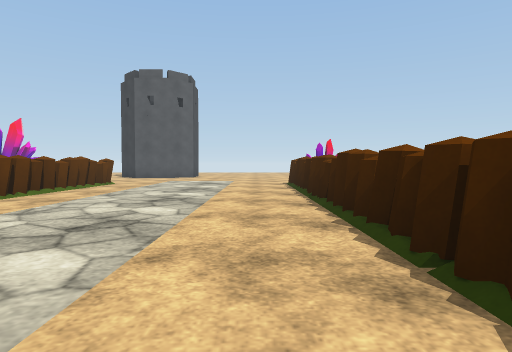
[1] (above)

15 first-person views from a walk through a Unity game level. The camera is 0.72 m above the floor, tilts 2° down and sees 75° across. The floor is counted in squares, 1 m on a side. Each view is taken from the middle of a square. On the plan, view 1 faces up. The plan holds only what a view shows up to about 10 squares ahead; the rest is blank. The place goes on beyond the plan. Some surface patterns are stand-ins.

[2]
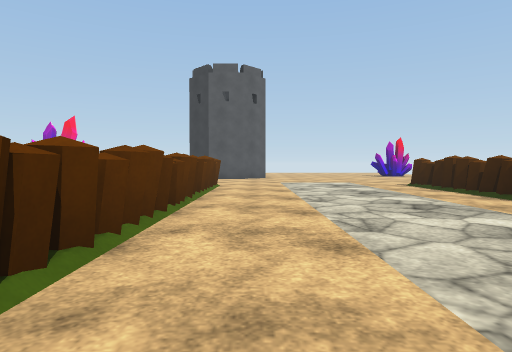

[3]
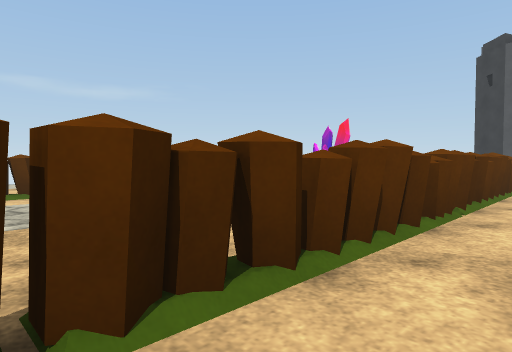

[4]
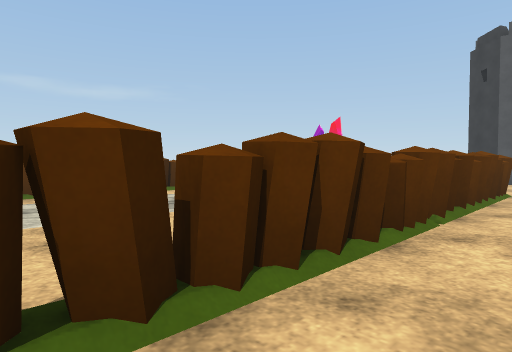

[5]
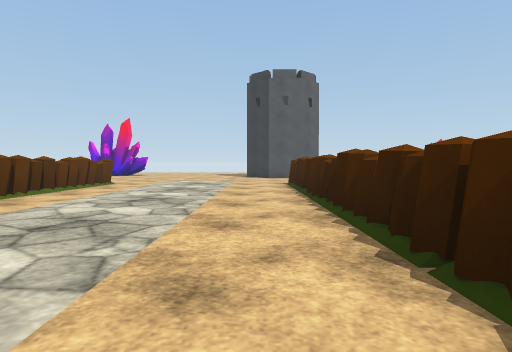

[6]
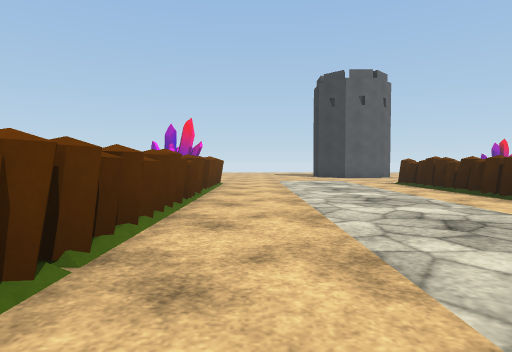

[7]
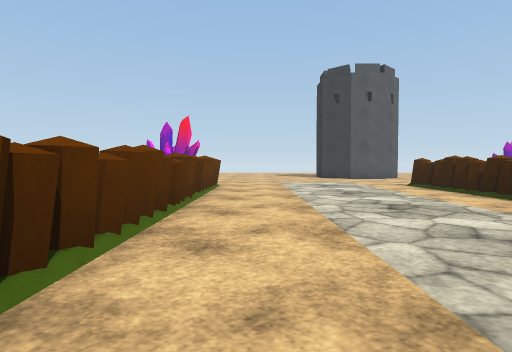

[8]
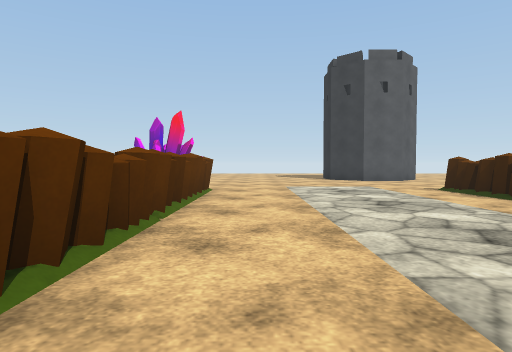

[9]
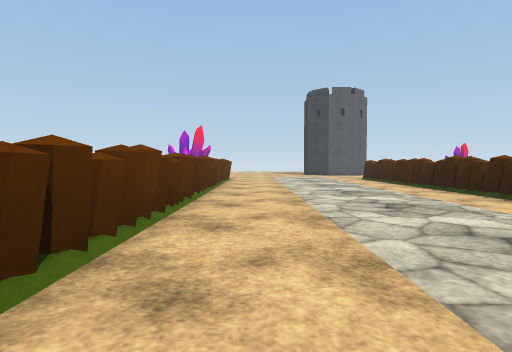

[10]
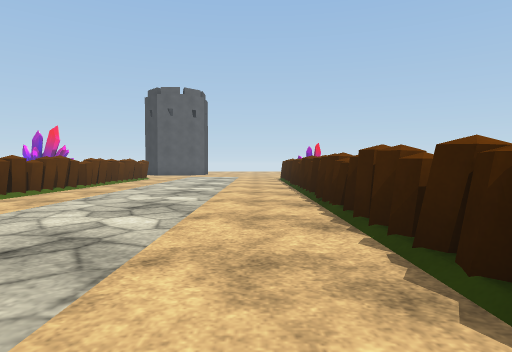

[11]
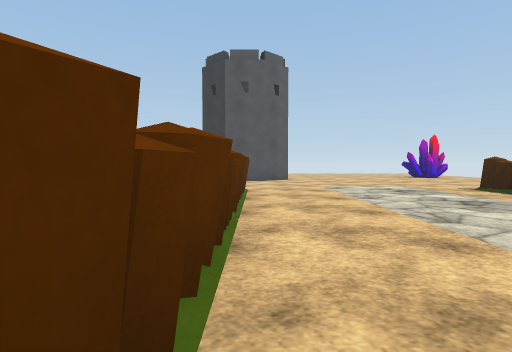

[12]
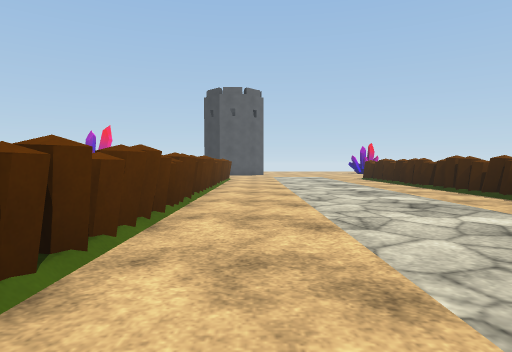

[13]
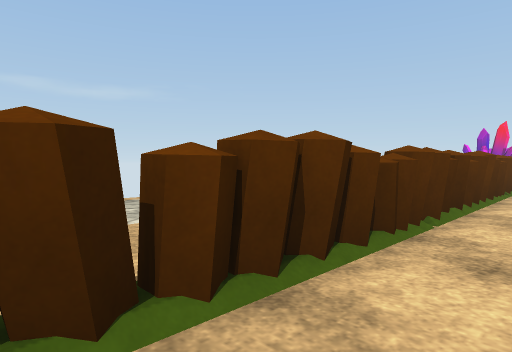

[14]
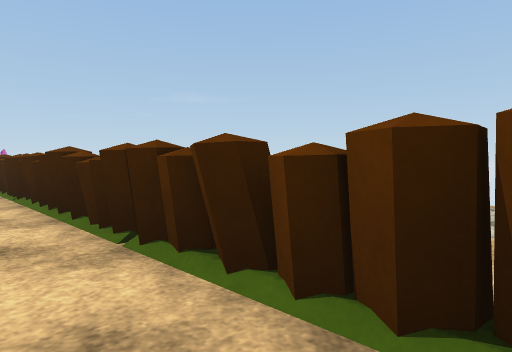

[15]
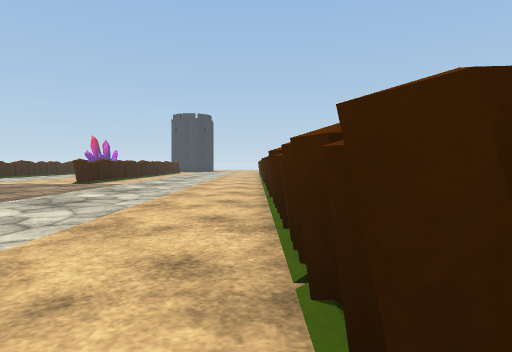

### Floor plan
Key: @ floor where view 1 was taken; # wall or solid block; . main floor; : floor 0.1 m higher than the main floor; / step, stairs or slope; = window, fence, low wall or low ledge; ^ raised ledge.
Columns run from 16 left of view 1 to 2 right of it. Each row starts with its distance up from view 1.
 11     #./:/.##./:/.#
 10     #./:/.##./:/.##
  9    #^./:/.#^./:/.#^
  8    ##./:/.##./:/.##
  7    ##./:/.##./:/.#
  6    #../:/.#../:/.#
  5    ##./:/.##./:/.##
  4    ##./:/.##./:/.##
  3    #../:/.#../:/.#.
  2    #../:/.#../:/.#.
  1     ^./:/. ^./:/.#
  0    ##./:/.##./:/@#
 -1    #../:/ #../:/.#.
 -2    ##./:  ##./:/.##
 -3    ##./    ../ /.
 -4    ##.      .   .
 -5 ::.##.
 -6 ::.#..
 -7    ##.
 -8    #^./
 -9    #=./:
-10    #../:
-11     ^./::
-12     ^./:::
-13     ^./:::
-14    ##./::::
-15    #../:::::
-16     ^./:::::

Where each view was taken, in squares from view 1:
view 1: 0 up, 0 right, facing up
view 2: 1 up, 4 left, facing up
view 3: 2 up, 4 left, facing up-left
view 4: 3 up, 4 left, facing up-left
view 5: 0 up, 7 left, facing up
view 6: 0 up, 11 left, facing up
view 7: 1 up, 11 left, facing up
view 8: 3 up, 11 left, facing up
view 9: 4 down, 11 left, facing up
view 10: 4 down, 0 right, facing up
view 11: 3 up, 5 left, facing up
view 12: 4 down, 4 left, facing up
view 13: 7 down, 11 left, facing up-left
view 14: 5 down, 11 left, facing down-left
view 15: 6 down, 12 left, facing down
